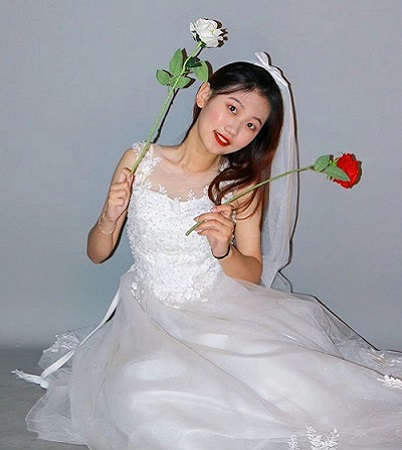
#> input picture ch3——空域图像增强/wife.jpg, 402 x 450 px, found by its file name
$ python '高斯滤波器.py'
#> lines starting #> are read from the running program, lines starting #| are printed output that depends on the picture
# 高斯低通滤波平滑
import cv2
import numpy as np
import matplotlib.pyplot as plt

img = cv2.imread("wife.jpg", 0)
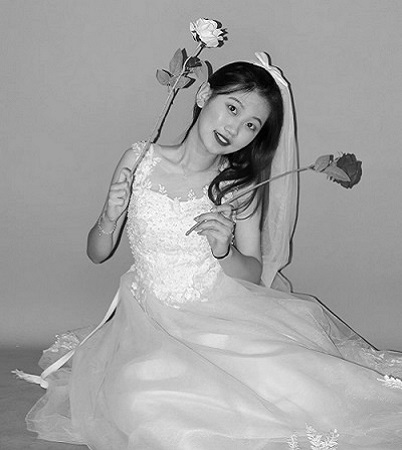
#> img: shape (450, 402); min 0, max 255, mean 163.2
rows, cols = img.shape  #获取图像大小
#> rows = 450; cols = 402
crow, ccol = int(rows/2), int(cols/2)   #取图像中心
#> crow = 225; ccol = 201
img = np.log(img)   #1.图像对数运算
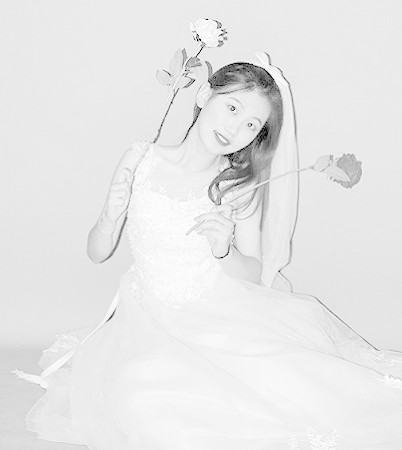
#> img: shape (450, 402) float16; 0.04% of the values are NaN or infinite; the others: min 0, max 5.54, mean 5.04; drawn with min black, max white, NaN and infinite black
f = np.fft.fft2(img)    #2.2d傅里叶变换
fshift = np.fft.fftshift(f) #平移零频率分量至中心

for i in range(0, rows, 1): #3.乘二阶指数高通滤波的同态滤波函数
    for j in range(0, cols, 1):
        fshift[i, j] *= 0.4*(1-np.exp(-(int((np.sqrt((i-crow) ** 2+(j-ccol) ** 2)/30))**2)))+0.8

ishift =np.fft.ifftshift(fshift)    #将中心平移至边缘
iimg=np.fft.ifft2(ishift)   #4.傅里叶反变换
iimg=np.abs(iimg)   #取绝对值转化为空间域图像
#> iimg: shape (450, 402) float64; every value is NaN or infinite
iimg=np.exp(iimg)   #5.指数运算

plt.subplot(121)
plt.imshow(img, cmap='gray')
plt.title('original')
plt.subplot(122)
plt.imshow(iimg, cmap='gray')
plt.title('result')
plt.axis('off')
plt.show()
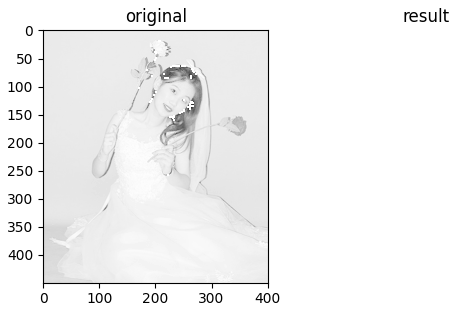
#> figure drawn by matplotlib, 2 panels

$ run again, with ch3——空域图像增强/aoligei.jpg copied over ch3——空域图像增强/wife.jpg
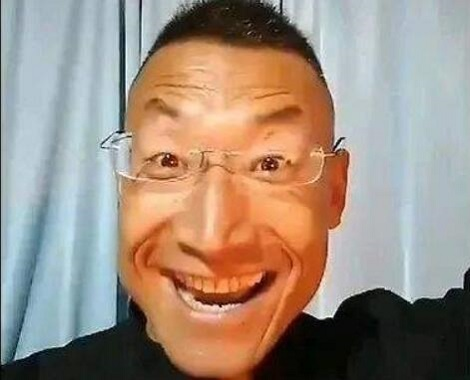
#> input picture ch3——空域图像增强/aoligei.jpg, 470 x 380 px, found by its file name
#> `img = np.log(img)`:
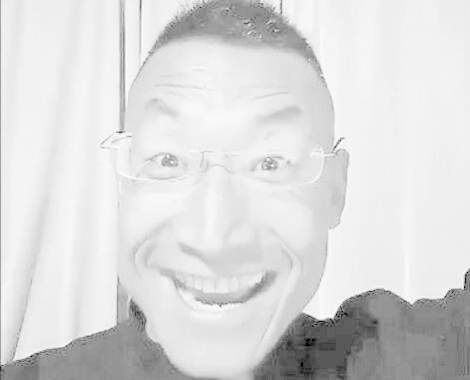
#> img: shape (380, 470) float16; 0.01% of the values are NaN or infinite; the others: min 0, max 5.54, mean 4.75; drawn with min black, max white, NaN and infinite black
#> iimg: shape (380, 470) float64; every value is NaN or infinite
#> `plt.show()`:
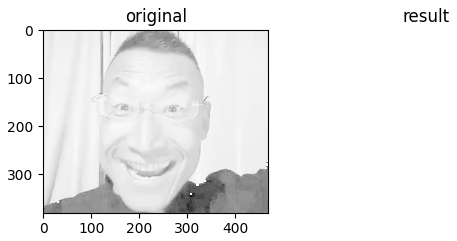
#> figure drawn by matplotlib, 2 panels

$ run again, with ch3——空域图像增强/panda.jpg copied over ch3——空域图像增强/wife.jpg
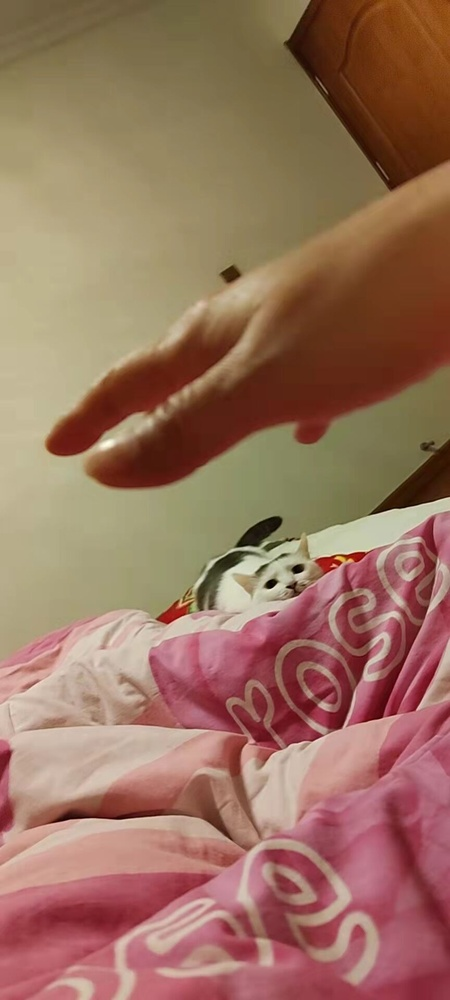
#> input picture ch3——空域图像增强/panda.jpg, 450 x 1000 px, shrunk from 864 x 1920 before the run, found by its file name
#> `img = np.log(img)`:
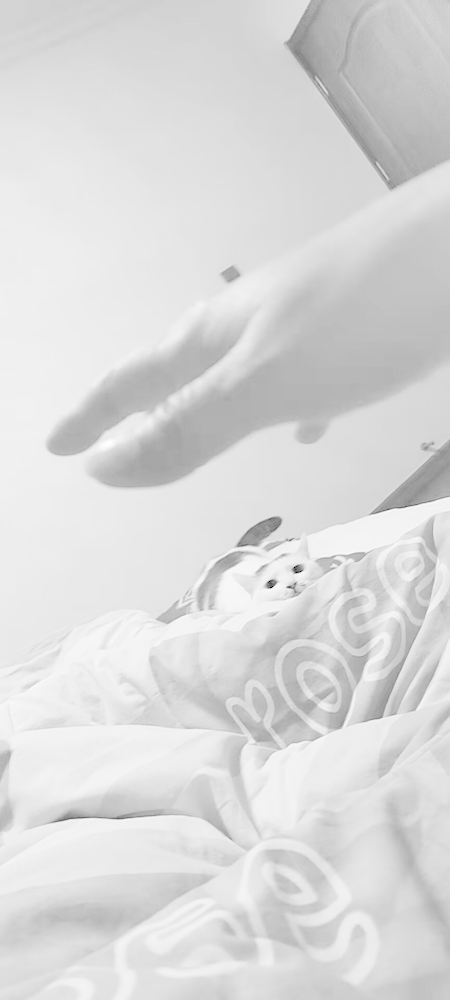
#> img: shape (1000, 450) float16; 0% of the values are NaN or infinite; the others: min 0, max 5.53, mean 4.74; drawn with min black, max white, NaN and infinite black
#> iimg: shape (1000, 450) float64; every value is NaN or infinite
#> `plt.show()`:
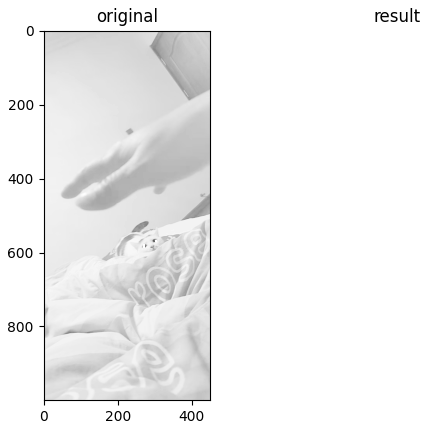
#> figure drawn by matplotlib, 2 panels
